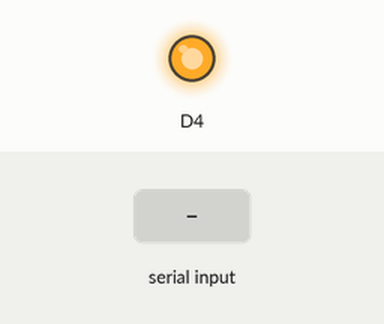
Simulated run of this program. Board: ESP8266 (NodeMCU). On the bench: output pins drawn as LEDs (lit = HIGH). Dashed ring = blinking. The test bench sets the inputs (shaded band). WiFi joins after 1.5 s; servers stay silent unless stated; EEPROM starts erased; what the program prints to the serial monitor is not drawn.

Above: at 2.2 s.
2.3 s: "SET_SSID:\n" received over Serial
At 5.2 s:
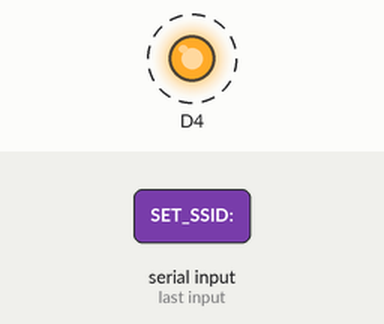
5.3 s: "SET_PASS:\n" received over Serial
8.3 s: "CONNECT\n" received over Serial
Timing chart, 0 to 17.3 s (numbered marks = the images above; inputs shaded):
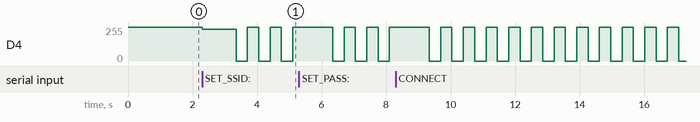

The program:

main.cpp
```cpp
#include <Arduino.h>
#include <EEPROM.h>
#include <ESP8266WiFi.h>
#include <WiFiUdp.h>

#include "config.h"

// Variables
char buffer[LEN_BUFFER], redSSID[LEN_SSID], redPASS[LEN_PASSWORD];
int16_t buff_index;
State state = DO_CONNECT, prevState;
Marks mark;
UDP_Packet udp_packet;
PWM_Control fade = {0, 1};
uint16_t PC_port;
IPAddress PC_ip;

// Objetos
WiFiUDP udp;

/**
 * SETUP
 */
void setup() {
    // Hardware
    pinMode(D1, INPUT_PULLUP);
    pinMode(D5, INPUT_PULLUP);
    pinMode(D6, INPUT_PULLUP);
    pinMode(D7, INPUT_PULLUP);
    pinMode(2, OUTPUT);
    digitalWrite(2, HIGH);

    // Obtengo las credenciales de la EEPROM
    EEPROM.begin(LEN_SSID + LEN_PASSWORD);
    EEPROM.get(0, redSSID);
    EEPROM.get(LEN_SSID, redPASS);
    EEPROM.end();

    delay(1000);

    // Inicializacion y primeras impresiones
    Serial.begin(115200);
    Serial.print(F("\n\n\n--- SISTEMA INICIADO ---\nVersión firmware: "));
    Serial.print(VERSION);
    Serial.print(F("   CHIP ID: "));
    Serial.print(ESP.getChipId());
    Serial.print(F("\nEEPROM > SSID: ["));
    Serial.print(redSSID);
    Serial.print(F("] > PASS: ["));
    Serial.print(redPASS);
    Serial.println(F("]\n------------------------\n"));
}

/**
 * LOOP
 */
void loop() {
    // Update de variablescasa
    mark.now = millis();

    // Lectura de puerto serial
    if (state != RECEIVE_CMD && Serial.available()) {
        prevState = state;
        state = RECEIVE_CMD;
        buff_index = 0;
        memset(buffer, 0, sizeof(buffer));
        mark.timeout = mark.now;
    }

    // Recepción de paquetes UDP
    udp_packet.size = udp.parsePacket();
    if (udp_packet.size) {
        memset(buffer, 0, sizeof(buffer));
        udp.read(buffer, sizeof(buffer));

        // Impresion simple
        Serial.print(F("Paquete recibido: ["));
        Serial.print(buffer);
        Serial.print(F("] de "));
        Serial.print(udp.remoteIP());
        Serial.print(F(":"));
        Serial.println(udp.remotePort());

        if (strcmp(buffer, UDP_KEY) == 0) {
            PC_ip = udp.remoteIP();
            PC_port = udp.remotePort();
            state = SENDING;
            udp_packet.counter = 0;
            digitalWrite(2, LOW);
        }
    }

    // Maquina de estados
    switch (state) {
        case DO_CONNECT:
            WiFi.mode(WIFI_STA);
            WiFi.begin(redSSID, redPASS);
            Serial.print(F("Conectando a la red ["));
            Serial.print(redSSID);
            Serial.print(F("]..."));

            mark.timeout = mark.now;
            udp_packet.counter = 0;
            state = CONNECTING;
            break;

        case CONNECTING:
            if (WiFi.status() != WL_CONNECTED) {
                // Fade
                fade.pwm += (fade.dir) ? 1 : -1;
                if (fade.pwm <= 0) {
                    fade.pwm = 0;
                    fade.dir = 1;
                } else if (fade.pwm >= 255) {
                    fade.pwm = 255;
                    fade.dir = 0;
                }
                analogWrite(2, fade.pwm);
                delay(5);

                // Impresion mas lenta en Serial
                if (mark.now - mark.print > 500) {
                    mark.print = mark.now;
                    Serial.print(F("."));
                }
            } else {
                Serial.print(F("\nConectado a la red ["));
                Serial.print(redSSID);
                Serial.print(F("] Dirección IP: "));
                Serial.println(WiFi.localIP());

                udp.begin(5000);
                state = WAITING_PACKET;
            }

            if (mark.now - mark.timeout > TIMEOUT) {
                Serial.print(F("\nError de conexión WiFi"));
                state = WIFI_ERROR;
            }
            break;

        case WIFI_ERROR:
            delay(35);
            digitalWrite(2, !digitalRead(2));
            break;

        case WAITING_PACKET:
            if (mark.now - mark.led > 350) {
                mark.led = mark.now;
                digitalWrite(2, !digitalRead(2));
            }

            delay(1);
            break;

        case SENDING:
            static uint16_t adc;
            if (WiFi.status() != WL_CONNECTED) {
                Serial.println(F("\nSe perdió la conexión WiFi"));
                state = WIFI_ERROR;
                break;
            }

            if (mark.now - mark.send > MS_INTERVAL_SEND) {
                mark.send = mark.now;

                udp_packet.payload[0] = udp_packet.counter & 0xFF;         // LSB counter
                udp_packet.payload[1] = (udp_packet.counter >> 8) & 0xFF;  // MSB counter
                udp_packet.counter++;

                udp_packet.payload[2] = (GPI >> 5) & 1;   // D1
                udp_packet.payload[3] = (GPI >> 14) & 1;  // D5
                udp_packet.payload[4] = (GPI >> 12) & 1;  // D6
                udp_packet.payload[5] = (GPI >> 13) & 1;  // D7

                adc = analogRead(A0);
                udp_packet.payload[6] = adc & 0xFF;
                udp_packet.payload[7] = (adc >> 8) & 0xFF;

                // Serial.printf("Enviando dato ADC: %u al PC %s:%u\n", adc, PC_ip.toString().c_str(), PC_port);
                udp.beginPacket(PC_ip, PC_port);
                udp.write(udp_packet.payload, sizeof(udp_packet.payload));
                udp.endPacket();
                yield();
            }
            delay(1);
            break;

        case RECEIVE_CMD:
            static char c;

            // Timeout
            if (mark.now - mark.timeout > TIMEOUT_CMD) {
                buffer[buff_index] = '\0';
                state = PROCESS_CMD;
                break;
            }

            // Llega un byte
            if (Serial.available()) {
                mark.timeout = mark.now;
                c = Serial.read();

                if (c == '\n' || c == '\r' || buff_index >= LEN_BUFFER - 1) {
                    buffer[buff_index] = '\0';
                } else {
                    buffer[buff_index++] = c;
                }
                delay(5);
            }
            break;

        case PROCESS_CMD:
            // Trabajo el comando recibido
            Serial.printf("\nComando recibido: [%s]\n", buffer);
            state = prevState;
            if (strncmp(buffer, "SET_SSID:", 9) == 0) {
                strncpy(redSSID, buffer + 9, LEN_SSID);  // Me quedo con el SSID
                redSSID[LEN_SSID - 1] = '\0';

                EEPROM.begin(LEN_SSID + LEN_PASSWORD);
                EEPROM.put(0, redSSID);
                EEPROM.end();

                Serial.print(F("=> Nuevo SSID: ["));
                Serial.print(redSSID);
                Serial.println(F("]"));
            } else if (strncmp(buffer, "SET_PASS:", 9) == 0) {
                strncpy(redPASS, buffer + 9, LEN_PASSWORD);  // Me quedo con el SSID
                redPASS[LEN_PASSWORD - 1] = '\0';

                EEPROM.begin(LEN_SSID + LEN_PASSWORD);
                EEPROM.put(LEN_SSID, redPASS);
                EEPROM.end();

                Serial.print(F("=> Nueva PASS: ["));
                Serial.print(redPASS);
                Serial.println(F("]"));
            } else if (strncmp(buffer, "CONNECT", 7) == 0) {
                state = DO_CONNECT;
            }
            break;
    }
}
```

config.h
```cpp
#pragma once
#include <stdint.h>

// Datos
#define VERSION "0.1.0"

// Tamaño para los buffers
#define LEN_BUFFER 64
#define LEN_SSID 32
#define LEN_PASSWORD 64

// Timeouts del sistema
#define TIMEOUT 10000     // Tiempo de espera para conexión WiFi
#define TIMEOUT_CMD 1000  // Tiempo de espera para recepción de comando por Serial

// Comandos esperados
#define UDP_KEY "START_TX"  // Clave para iniciar transmisión UDP

// Intervalos
#define MS_INTERVAL_SEND 50  // Intervalo de envío de datos en ms

// [ VARIABLES ]═══════════════════════════════════════════════════════════════════════════════════════════════════════════════════════
// Maquina de estados
typedef enum { DO_CONNECT, CONNECTING, WIFI_ERROR, WAITING_PACKET, SENDING, RECEIVE_CMD, PROCESS_CMD } State;

// Marcas de tiempo
typedef struct {
    unsigned long now, led, print, timeout, send;
} Marks;

// Paquete UDP
typedef struct {
    uint8_t payload[8];  // [uint16_t, uint8_t, uint8_t, uint8_t, uint8_t, uint8_t, uint16_t]
    uint16_t counter;
    uint16_t size;
} UDP_Packet;

// Control PWM
typedef struct {
    uint16_t pwm;
    uint8_t dir : 1;
} PWM_Control;
```

Measured:
- by itself, D4: alternates 255/255 for 0.35 s and 0/255 for 0.35 s
